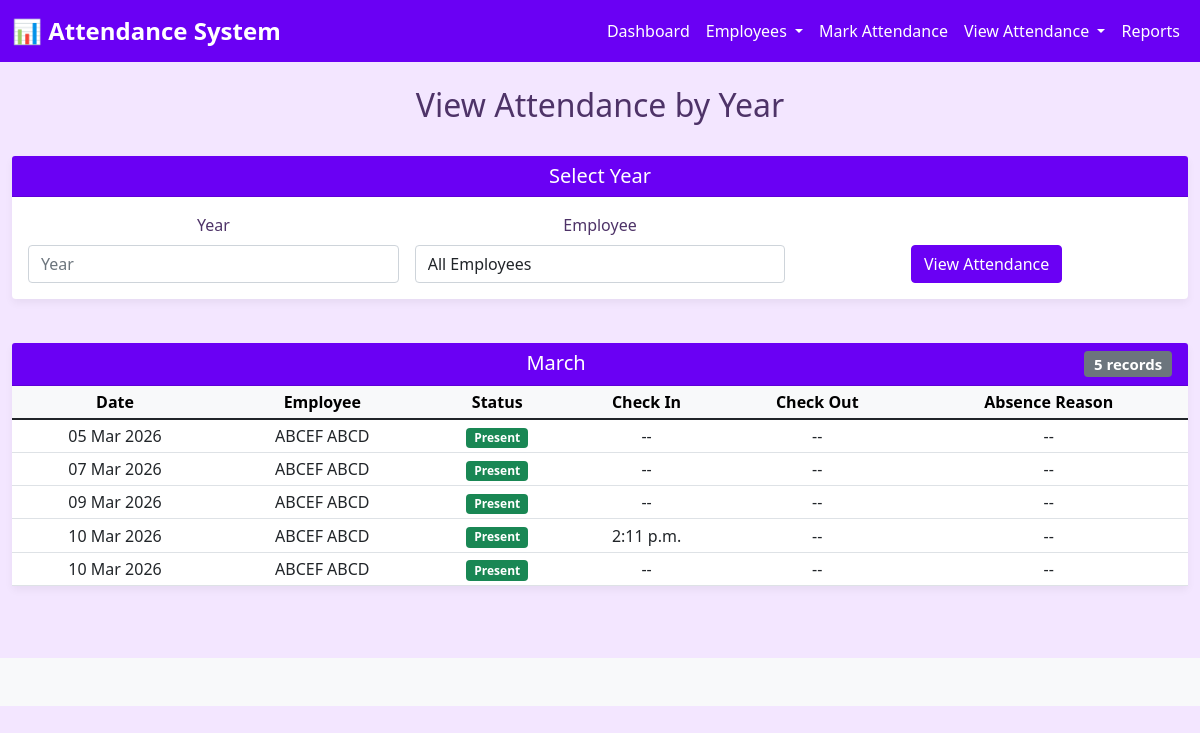
The app's page /attendance/attendance-by-year/ with its own data.
### attendance/models.py (models this page shows, shortened)
class Employee(models.Model):
    DEPARTMENT_CHOICES = [
        ('HR', 'Human Resources'),
        ('IT', 'Information Technology'),
        ('SALES', 'Sales'),
        ('MARKETING', 'Marketing'),
        ('OPERATIONS', 'Operations'),
        ('FINANCE', 'Finance'),
    ]
    employee_id = models.CharField(
        max_length=10,
        unique=True,
        validators=[RegexValidator(r'^EMP\d{4}$', 'Employee ID must be in format EMPXXXX')]
    )
    first_name = models.CharField(max_length=100)
    last_name = models.CharField(max_length=100)
    email = models.EmailField(unique=True)
    phone = models.CharField(max_length=15)
    department = models.CharField(max_length=20, choices=DEPARTMENT_CHOICES)
    position = models.CharField(max_length=100)
    date_of_joining = models.DateField()
    is_active = models.BooleanField(default=True)
    created_at = models.DateTimeField(auto_now_add=True)
    updated_at = models.DateTimeField(auto_now=True)
    class Meta:
        ordering = ['employee_id']
        verbose_name_plural = "Employees"
    def __str__(self):
        return f"{self.employee_id} - {self.first_name} {self.last_name}"
    def get_full_name(self):
        return f"{self.first_name} {self.last_name}"

class Attendance(models.Model):
    STATUS_CHOICES = [
        ('PRESENT', 'Present'),
        ('ABSENT', 'Absent'),
        ('WORKING_LEAVE', 'Work From Home'),
        ('NFD', 'No Full Day / Half Day'),
        ('LATE', 'Late'),
    ]
    employee = models.ForeignKey(Employee, on_delete=models.CASCADE, related_name='attendance_records')
    attendance_date = models.DateField(db_index=True)
    status = models.CharField(max_length=20, choices=STATUS_CHOICES)
    check_in_time = models.TimeField(null=True, blank=True)
    check_out_time = models.TimeField(null=True, blank=True)
    remarks = models.TextField(null=True, blank=True)
    created_at = models.DateTimeField(auto_now_add=True, db_index=True)
    updated_at = models.DateTimeField(auto_now=True)
    class Meta:
        ordering = ['-attendance_date']
        unique_together = ['employee', 'attendance_date']
        verbose_name_plural = "Attendance Records"
        indexes = [
            models.Index(fields=['employee', 'attendance_date']),
            models.Index(fields=['attendance_date', 'status']),
        ]

### attendance/views.py (the view, shortened to what this page needs)
# urls.py: path('attendance-by-year/', views.attendance_by_year, name='attendance_by_year'),
def attendance_by_year(request):
    form = AttendanceSummaryFilterForm(request.GET)
    records = Attendance.objects.all().select_related('employee')
    selected_year = None
    if form.is_valid():
        year = form.cleaned_data.get('year')
        employee = form.cleaned_data.get('employee')
        if employee:
            records = records.filter(employee=employee)
    records_by_month = {}
    for record in records.order_by('attendance_date'):
        month_key = record.attendance_date.strftime('%B')
        if month_key not in records_by_month:
            records_by_month[month_key] = []
        records_by_month[month_key].append(record)
    context = {
        'form': form,
        'records_by_month': records_by_month,
        'selected_year': selected_year,
        'view_type': 'year',
    }
    return render(request, 'attendance/attendance_by_year.html', context)

### attendance/forms.py
class AttendanceSummaryFilterForm(forms.Form):
    MONTH_CHOICES = [
        (1, 'January'), (2, 'February'), (3, 'March'), (4, 'April'),
        (5, 'May'), (6, 'June'), (7, 'July'), (8, 'August'),
        (9, 'September'), (10, 'October'), (11, 'November'), (12, 'December'),
    ]
    employee = forms.ModelChoiceField(
        queryset=Employee.objects.all(),
        required=False,
        widget=forms.Select(attrs={'class': 'form-control'}),
        empty_label="All Employees"
    )
    month = forms.ChoiceField(
        required=False,
        widget=forms.Select(attrs={'class': 'form-control'}),
        choices=MONTH_CHOICES
    )
    year = forms.IntegerField(
        required=False,
        widget=forms.NumberInput(attrs={'class': 'form-control', 'placeholder': 'Year'}),
    )
    def clean(self):
        cleaned_data = super().clean()
        return cleaned_data

### attendance/templates/attendance/attendance_by_year.html (shortened to what this page needs)
{% extends 'base.html' %}
{% block content %}
<div class="row mb-4">
    <div class="col-md-12">
        <h2>View Attendance by Year</h2>
    </div>
</div>
<div class="row mb-4">
    <div class="col-md-12">
        <div class="card">
            <div class="card-header">
                <h5 class="mb-0">Select Year</h5>
            </div>
            <div class="card-body">
                <form method="GET" class="row g-3">
                    <div class="col-md-4">
                        <label for="{{ form.year.id_for_label }}" class="form-label">{{ form.year.label }}</label>
                        {{ form.year }}
                    </div>
                    <div class="col-md-4">
                        <label for="{{ form.employee.id_for_label }}" class="form-label">{{ form.employee.label }}</label>
                        {{ form.employee }}
                    </div>
                    <div class="col-md-4" style="padding-top: 32px;">
                        <button type="submit" class="btn btn-primary">View Attendance</button>
                    </div>
                </form>
            </div>
        </div>
    </div>
</div>
{% if records_by_month %}
<div class="row">
    <div class="col-md-12">
        {% for month, records in records_by_month.items %}
        <div class="card mb-4">
            <div class="card-header">
                <h5 class="mb-0">{{ month }}
                    <span class="badge bg-secondary float-end">{{ records|length }} records</span>
                </h5>
            </div>
            <div class="table-responsive">
                <table class="table table-sm mb-0">
                    <thead class="table-light">
                        <tr>
                            <th>Date</th>
                            <th>Employee</th>
                            <th>Status</th>
                            <th>Check In</th>
                            <th>Check Out</th>
                            <th>Absence Reason</th>
                        </tr>
                    </thead>
                    <tbody>
                        {% for record in records %}
                        <tr>
                            <td>{{ record.attendance_date|date:"d M Y" }}</td>
                            <td>{{ record.employee.get_full_name }}</td>
                            <td>
                                {% if record.status == 'PRESENT' %}
                                    <span class="badge bg-success">Present</span>
                                {% elif record.status == 'ABSENT' %}
                                    <span class="badge bg-danger">Absent</span>
                                {% elif record.status == 'WORKING_LEAVE' %}
                                    <span class="badge bg-info">Work From Home</span>
                                {% elif record.status == 'NFD' %}
                                    <span class="badge bg-warning">NFD</span>
                                {% elif record.status == 'LATE' %}
                                    <span class="badge bg-warning">Late</span>
                                {% endif %}
                            </td>
                            <td>{{ record.check_in_time|default:"--" }}</td>
                            <td>{{ record.check_out_time|default:"--" }}</td>
                            <td>{{ record.remarks|default:"--" }}</td>
                        </tr>
                        {% endfor %}
                    </tbody>
                </table>
            </div>
        </div>
        {% endfor %}
    </div>
</div>
{% endif %}
{% endblock %}

### attendance/templates/base.html (style rules this page uses)
body { background-color: #f3e6ff; font-family: 'Segoe UI', Tahoma, Geneva, Verdana, sans-serif; color: #4e3368; text-align: center; }
.card { box-shadow: 0 4px 8px rgba(0,0,0,0.05); border: none; margin-bottom: 20px; }
.card-header { background-color: #6a00f4; color: white; border-radius: 5px 5px 0 0; }
.btn-primary { background-color: #6a00f4; border-color: #6a00f4; }
table.table { background: #fff; }
table th, table td { vertical-align: middle; }
form .form-control { border-radius: 4px; }

### records on screen
Employee: employee "All Employees"
Attendance: month "March", records "5", attendance_date "05 Mar 2026", employee.get_full_name "ABCEF ABCD", status "Present", check_in_time "--", check_out_time "--", remarks "--"
Attendance: attendance_date "07 Mar 2026", employee.get_full_name "ABCEF ABCD", status "Present", check_in_time "--", check_out_time "--", remarks "--"
Attendance: attendance_date "09 Mar 2026", employee.get_full_name "ABCEF ABCD", status "Present", check_in_time "--", check_out_time "--", remarks "--"
Attendance: attendance_date "10 Mar 2026", employee.get_full_name "ABCEF ABCD", status "Present", check_in_time "2:11 p.m.", check_out_time "--", remarks "--"
Attendance: attendance_date "10 Mar 2026", employee.get_full_name "ABCEF ABCD", status "Present", check_in_time "--", check_out_time "--", remarks "--"
